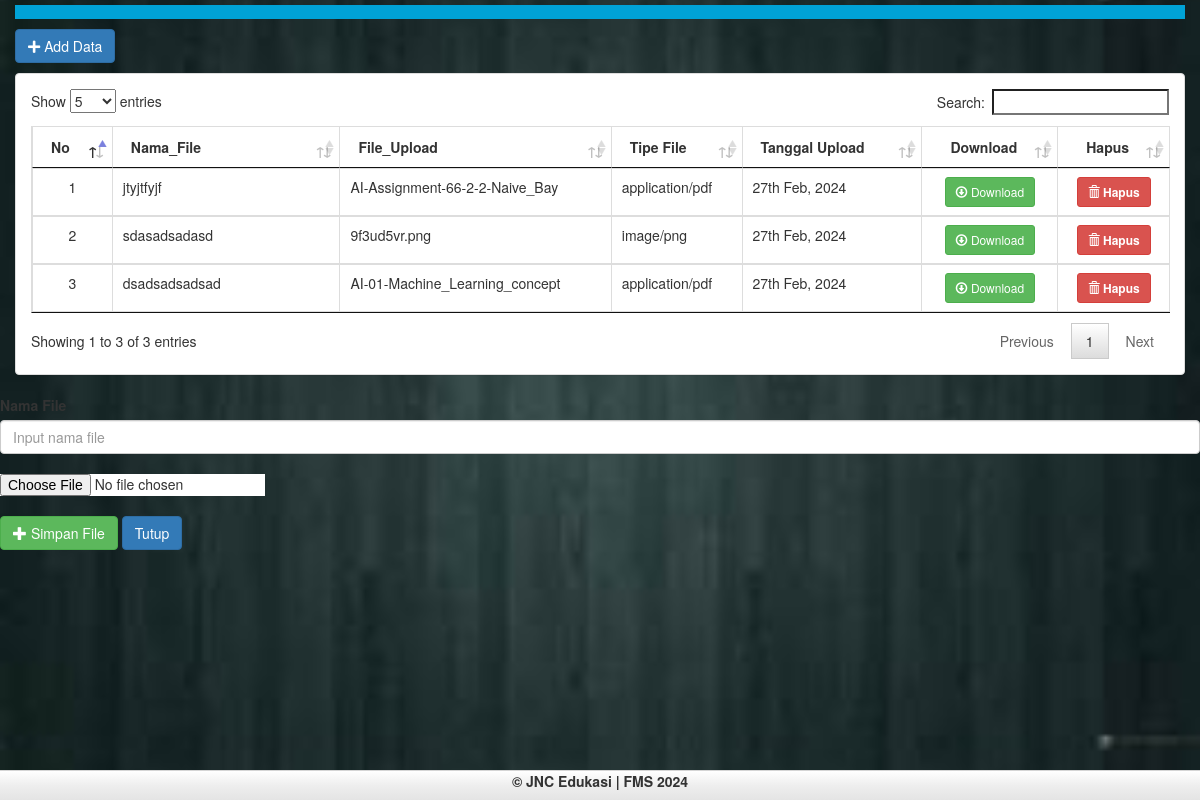
The app's page /admin/pegawai_profile.php with its own data.
### tables this page shows
CREATE TABLE `storage` (
  `store_id` int(11) NOT NULL,
  `nama` varchar(255) NOT NULL,
  `filename` varchar(100) NOT NULL,
  `file_type` varchar(20) NOT NULL,
  `date_uploaded` varchar(100) NOT NULL,
  `stud_no` int(10) NOT NULL
);

### admin/pegawai_profile.php (the view, shortened to what this page needs)
<!DOCTYPE html>
<?php
	require_once 'conn.php'
?>
<html lang="en">
	<head>
		<link rel="stylesheet" type="text/css" href="css/bootstrap.css" />
		<link rel="stylesheet" type="text/css" href="css/jquery.dataTables.css" />
		<link rel="stylesheet" type="text/css" href="css/style.css" />
      <link rel="stylesheet" type="text/css" href="assets/css/datatables-1.10.25.min.css" />
      <link rel="stylesheet" type="text/css" href="https://cdn.datatables.net/select/1.3.1/css/select.bootstrap.min.css" />
      <link href="https://cdn.datatables.net/buttons/2.2.2/css/buttons.bootstrap5.min.css" rel="stylesheet">
      <link href="https://cdnjs.cloudflare.com/ajax/libs/font-awesome/5.15.2/css/all.min.css" rel="stylesheet" />
	</head>
    <body style="background-image:url(admin/images/ed.jpg);background-size: cover;">
	<div class="col-md-12">
	<div style="margin-top:5px; margin-bottom:15px; text-align:center; background-color:#00a2d6; padding:2px; ">
	<h3 style="margin-top:10px"> <b> </b></h3></div>
	 <button style="margin-top:-5px;" class="btn btn-primary" href="#"  data-toggle="modal" data-target="#myModal"><i class="fa fa-plus"></i> Add Data</button>
		<div class="panel panel-default" style="margin-top:10px">
			<div class="panel-body">
			   <table id="table" class="table table-bordered dt-responsive table-hover" style="width:100%;">
				 <thead class="table-dark">
						<tr>
							<th>No</th>
							<th width="20%">Nama_File</th>
							<th>File_Upload</th>
							<th>Tipe File</th>
							<th>Tanggal Upload</th>
							<th style="text-align:center">Download</th>
							<th style="text-align:center">Hapus</th>
						</tr>
					</thead>
					<tbody>
					<?php
						  $no = 1;
							$query1 = mysqli_query($conn, "SELECT * FROM `storage`") or die(mysqli_error());
							while($fetch1 = mysqli_fetch_array($query1)){
						  ?>
						   <tr class="del_file<?php echo $fetch1['store_id']?>">
						   	<td style="text-align:center"><?php echo $no++; ?></td>
						    <td><?php echo $fetch1['nama']?></td>
							<td><?php echo substr($fetch1['filename'], 0 ,30)?></td>
							<td><?php echo $fetch1['file_type']?></td>
							<td><?php echo $fetch1['date_uploaded']?></td>
							<td style="text-align:center">
							 <a href="files/<?php echo $fetch1['filename']?>" target="_blank" class="btn btn-success btn-sm"><span class="glyphicon glyphicon-download"></span> Download</a>
							 </td>
							 <td style="text-align:center">
							 <a href="remove_file.php?store_id=<?= $fetch1['store_id']; ?>" style="font-weight: 600;" onclick="return confirm('Yakin ingin menghapus data file <?= $fetch1['filename']; ?> ?');" class="btn btn-danger btn-sm"><span class="glyphicon glyphicon-trash"></span> Hapus</a>
							</td>
						</tr>
						<?php
						}?>
					</tbody>
				</table>
			</div>
		</div>
	</div>
<form method="POST" enctype="multipart/form-data" action="save_file.php">
				<label>Nama File</label>
				<input type="text" class="form-control" name="nama" placeholder="Input nama file" required><br>
					<input type="file" name="file" size="4" style="background-color:#fff;" required="required" />
					<br />
					<button class="btn btn-success" name="save"><span class="glyphicon glyphicon-plus"></span> Simpan File</button>
					<a type="button" class="btn btn-primary" data-dismiss="modal">Tutup</a>
				</form>
	<div id = "footer" style="text-align:center">
		<label class = "footer-title">&copy; JNC Edukasi | FMS <?php echo date("Y", strtotime("+8 HOURS"))?></label>
	</div>
</body>
</html>

### admin/css/style.css (style rules this page uses)
#footer { height:30px; width:100%; background-image: linear-gradient(#FFF, #EEE 50%, #E4E4E4); background-repeat: no-repeat; filter: none; border: 1px solid #D5D5D5; position: fixed; right: 0; left: 0; z-index: 1030; bottom: 0; border-width: 1px 0 0; }

### records on screen
storage: nama "jtyjtfyjf", filename "AI-Assignment-66-2-2-Naive_Bay", file_type "application/pdf", date_uploaded "27th Feb, 2024"
storage: nama "sdasadsadasd", filename "9f3ud5vr.png", file_type "image/png", date_uploaded "27th Feb, 2024"
storage: nama "dsadsadsadsad", filename "AI-01-Machine_Learning_concept", file_type "application/pdf", date_uploaded "27th Feb, 2024"
